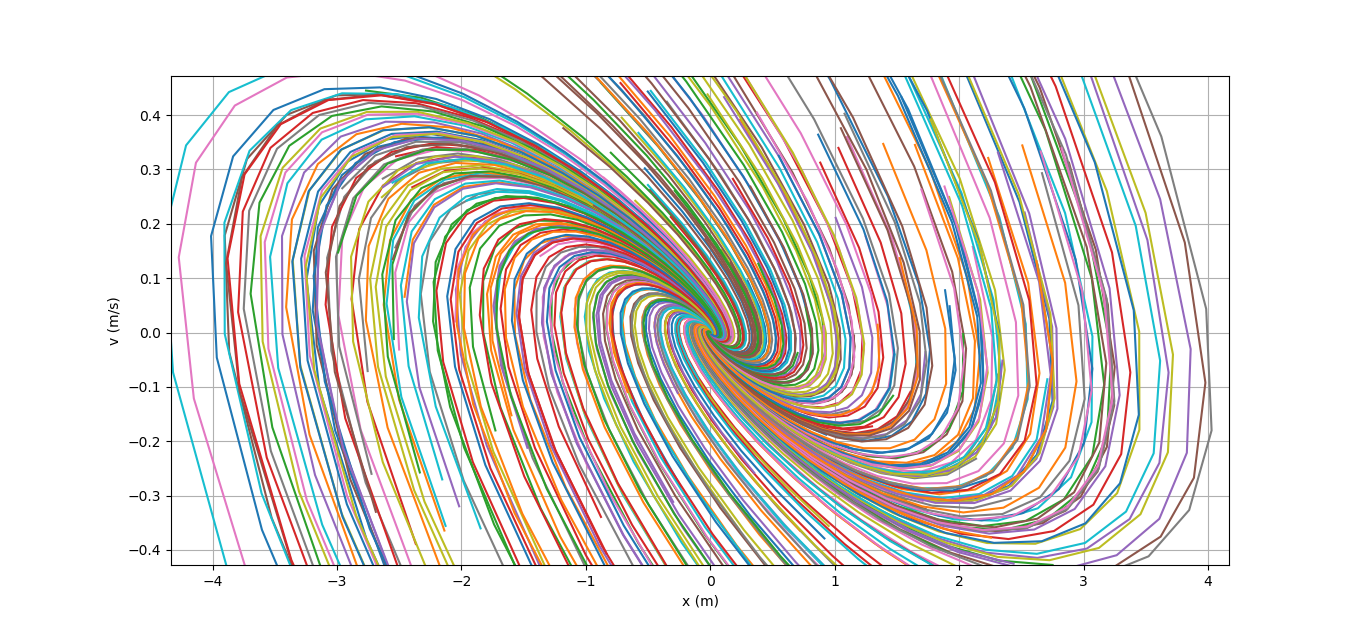

Generate this figure with Python:
import matplotlib.pyplot as plt
import numpy as np
import random
	
np.set_printoptions(precision=3,suppress=True,linewidth=128,threshold=100000)

def build_Abar(A, N):
	n = A.shape[0]
	Abar = np.matrix( np.zeros(((N+1)*n,n)) )
	for i in range(N+1):
		Abar[i*n:(i+1)*n,:] = A**i
	return Abar

def build_Bbar(A, B, N):
	(n,m) = B.shape
	Bbar = np.matrix( np.zeros(((N+1)*n,N*m)) )
	for i in range(N):
		for j in range(N-i):
			Bbar[(N-i)*n:(N-i+1)*n,(N-i-j-1)*m:(N-i-j)*m] = (A**j)*B
	return Bbar

A = np.matrix([[1,1],[0,1]])
B = np.matrix([[0],[1]])
(n,m) = B.shape
N=60

Abar = build_Abar(A,    N)
Bbar = build_Bbar(A, B, N)

K=-(Bbar.transpose()*Bbar+np.identity(N*m)*256).I*Bbar.transpose()*Abar

for i in range(333):
	X0 = np.matrix([[random.uniform(-3,3)],[random.uniform(-1,1)]])
	X = (Bbar*K+Abar)*X0
	plt.plot(X[0::2], X[1::2],'-')

plt.xlabel('x (m)')
plt.ylabel('v (m/s)')
plt.grid(True)
plt.show()
